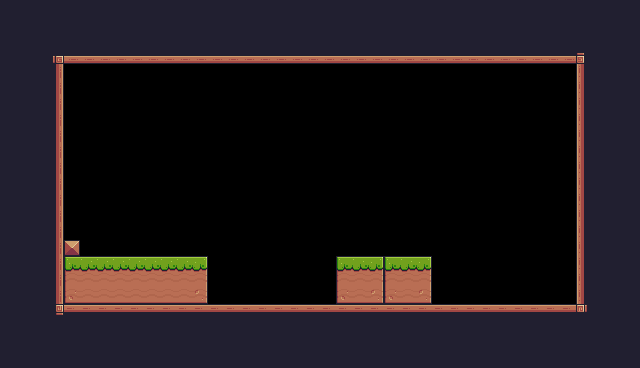

The image is a tile-based game level rendered from a .tmx file. Its description and complete source (layers, tilesets, objects, tile grids) follow:
An orthogonal 40x23 tile map with 16x16 px tiles, 1 tile layer (Background) and 1 object (Player).

<map version="1.10" tiledversion="1.10.1" orientation="orthogonal" renderorder="right-down" width="40" height="23" tilewidth="16" tileheight="16" infinite="0" nextlayerid="3" nextobjectid="3">
 <tileset firstgid="1" source="pixel Adventure.tsx" />
 <layer id="1" name="Background" width="40" height="23">
  <data encoding="csv">
112,112,112,112,112,112,112,112,112,112,112,112,112,112,112,112,112,112,112,112,112,112,112,112,112,112,112,112,112,112,112,112,112,112,112,112,112,112,112,112,
112,112,112,112,112,112,112,112,112,112,112,112,112,112,112,112,112,112,112,112,112,112,112,112,112,112,112,112,112,112,112,112,112,112,112,112,112,112,112,112,
112,112,112,112,112,112,112,112,112,112,112,112,112,112,112,112,112,112,112,112,112,112,112,112,112,112,112,112,112,112,112,112,112,112,112,112,112,112,112,112,
112,112,112,92,134,134,134,134,134,134,134,134,134,134,134,134,134,134,134,134,134,134,134,134,134,134,134,134,134,134,134,134,134,134,134,134,93,112,112,112,
112,112,112,113,0,0,0,0,0,0,0,0,0,0,0,0,0,0,0,0,0,0,0,0,0,0,0,0,0,0,0,0,0,0,0,0,111,112,112,112,
112,112,112,113,0,0,0,0,0,0,0,0,0,0,0,0,0,0,0,0,0,0,0,0,0,0,0,0,0,0,0,0,0,0,0,0,111,112,112,112,
112,112,112,113,0,0,0,0,0,0,0,0,0,0,0,0,0,0,0,0,0,0,0,0,0,0,0,0,0,0,0,0,0,0,0,0,111,112,112,112,
112,112,112,113,0,0,0,0,0,0,0,0,0,0,0,0,0,0,0,0,0,0,0,0,0,0,0,0,0,0,0,0,0,0,0,0,111,112,112,112,
112,112,112,113,0,0,0,0,0,0,0,0,0,0,0,0,0,0,0,0,0,0,0,0,0,0,0,0,0,0,0,0,0,0,0,0,111,112,112,112,
112,112,112,113,0,0,0,0,0,0,0,0,0,0,0,0,0,0,0,0,0,0,0,0,0,0,0,0,0,0,0,0,0,0,0,0,111,112,112,112,
112,112,112,113,0,0,0,0,0,0,0,0,0,0,0,0,0,0,0,0,0,0,0,0,0,0,0,0,0,0,0,0,0,0,0,0,111,112,112,112,
112,112,112,113,0,0,0,0,0,0,0,0,0,0,0,0,0,0,0,0,0,0,0,0,0,0,0,0,0,0,0,0,0,0,0,0,111,112,112,112,
112,112,112,113,0,0,0,0,0,0,0,0,0,0,0,0,0,0,0,0,0,0,0,0,0,0,0,0,0,0,0,0,0,0,0,0,111,112,112,112,
112,112,112,113,0,0,0,0,0,0,0,0,0,0,0,0,0,0,0,0,0,0,0,0,0,0,0,0,0,0,0,0,0,0,0,0,111,112,112,112,
112,112,112,113,0,0,0,0,0,0,0,0,0,0,0,0,0,0,0,0,0,0,0,0,0,0,0,0,0,0,0,0,0,0,0,0,111,112,112,112,
112,112,112,113,35,0,0,0,0,0,0,0,0,0,0,0,0,0,0,0,0,0,0,0,0,0,0,0,0,0,0,0,0,0,0,0,111,112,112,112,
112,112,112,113,7,8,8,8,8,8,8,8,9,0,0,0,0,0,0,0,0,7,8,9,7,8,9,0,0,0,0,0,0,0,0,0,111,112,112,112,
112,112,112,113,29,30,30,30,30,30,30,30,31,0,0,0,0,0,0,0,0,29,30,31,29,30,31,0,0,0,0,0,0,0,0,0,111,112,112,112,
112,112,112,113,51,52,52,52,52,52,52,52,53,0,0,0,0,0,0,0,0,51,52,53,51,52,53,0,0,0,0,0,0,0,0,0,111,112,112,112,
112,112,112,114,90,90,90,90,90,90,90,90,90,90,90,90,90,90,90,90,90,90,90,90,90,90,90,90,90,90,90,90,90,90,90,90,115,112,112,112,
112,112,112,112,112,112,112,112,112,112,112,112,112,112,112,112,112,112,112,112,112,112,112,112,112,112,112,112,112,112,112,112,112,112,112,112,112,112,112,112,
112,112,112,112,112,112,112,112,112,112,112,112,112,112,112,112,112,112,112,112,112,112,112,112,112,112,112,112,112,112,112,112,112,112,112,112,112,112,112,112,
112,112,112,112,112,112,112,112,112,112,112,112,112,112,112,112,112,112,112,112,112,112,112,112,112,112,112,112,112,112,112,112,112,112,112,112,112,112,112,112
</data>
 </layer>
 <objectgroup id="2" name="Spawnpoint">
  <object id="2" name="player" type="Player" x="80.5893" y="224.913" width="30.5502" height="29.4967" />
 </objectgroup>
</map>
